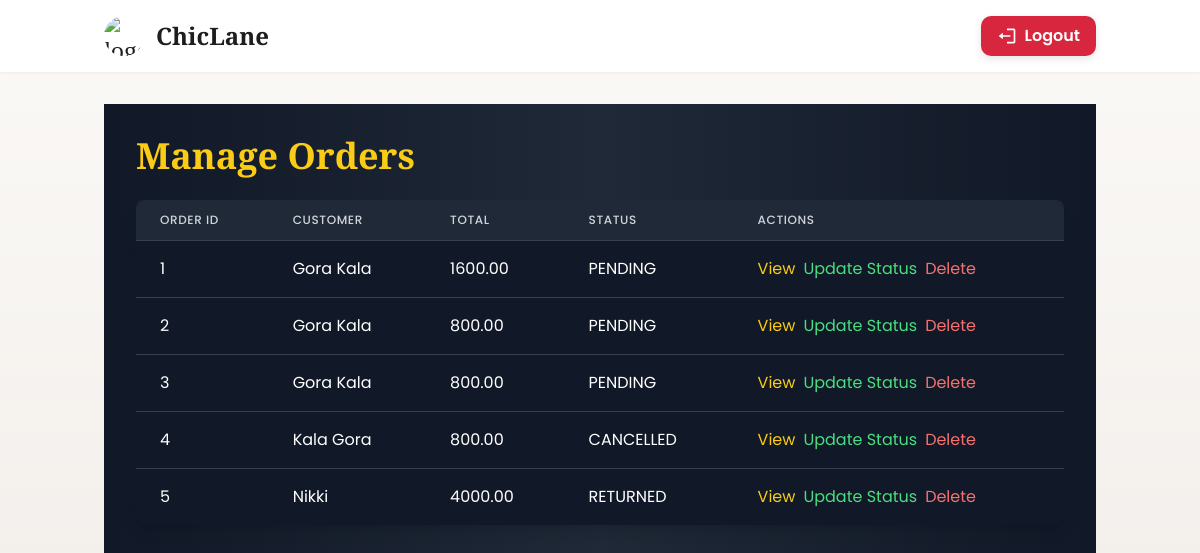
Screenshot of /admin-dashboard/orders/ (signed in) with the database file from the repository.
### store/models.py (models this page shows, shortened)
class Order(models.Model):
    user = models.ForeignKey(User, on_delete=models.SET_NULL, null=True, blank=True, related_name="orders")
    order_number = models.CharField(max_length=40, unique=True, blank=True)
    status = models.CharField(max_length=30, choices=ORDER_STATUS, default="PENDING")
    discount = models.DecimalField(max_digits=10, decimal_places=2, default=0)
    payment_status = models.CharField(max_length=30, choices=PAYMENT_STATUS, default="PENDING")
    total = models.DecimalField(max_digits=12, decimal_places=2)
    created_at = models.DateTimeField(auto_now_add=True)
    shipping_address = models.TextField()
    phone_number = models.CharField(max_length=10, blank=True)

class CustomerProfile(models.Model):
    user = models.OneToOneField(User, on_delete=models.CASCADE, related_name="profile")
    full_name = models.CharField(max_length=100, blank=True)
    phone_number = models.CharField(max_length=10, blank=True)
    address = models.TextField(blank=True)
    loyalty_points = models.PositiveIntegerField(default=0)

### store/views.py (the view)
# urls.py: path('admin-dashboard/orders/', views.manage_orders, name='manage_orders'),
@admin_required
def manage_orders(request):
    orders = Order.objects.all().order_by('-created_at')
    return render(request, "store/manage_orders.html", {"orders": orders})

### store/context_processors.py (called while the page is built)
def cart_and_wishlist_counts(request):
    cart_count = 0
    wishlist_count = 0
    if request.user.is_authenticated:
        cart_count = CartItem.objects.filter(user=request.user).count()
        wishlist_count = Wishlist.objects.filter(user=request.user).count()
    else:
        session_key = request.session.session_key or request.session.create()
        cart_count = CartItem.objects.filter(session_key=session_key).count()
    return {
        "cart_count": cart_count,
        "wishlist_count": wishlist_count,
    }

### store/views.py (called while the page is built)
def admin_required(view_func):
    return user_passes_test(lambda u: u.is_staff, login_url='store:login')(view_func)

### store/templates/store/manage_orders.html (shortened to what this page needs)
{% extends "store/base.html" %}
{% block content %}
<div class="min-h-screen bg-gradient-to-r from-gray-900 via-gray-800 to-gray-900 text-white p-8">
    <div class="max-w-7xl mx-auto">
        <h1 class="text-4xl font-extrabold mb-6 text-yellow-400">Manage Orders</h1>
        <div class="overflow-x-auto rounded-lg bg-black bg-opacity-50 shadow-lg">
            <table class="min-w-full divide-y divide-gray-700">
                <thead class="bg-gray-800">
                    <tr>
                        <th class="px-6 py-3 text-left text-xs font-medium text-gray-300 uppercase tracking-wider">Order ID</th>
                        <th class="px-6 py-3 text-left text-xs font-medium text-gray-300 uppercase tracking-wider">Customer</th>
                        <th class="px-6 py-3 text-left text-xs font-medium text-gray-300 uppercase tracking-wider">Total</th>
                        <th class="px-6 py-3 text-left text-xs font-medium text-gray-300 uppercase tracking-wider">Status</th>
                        <th class="px-6 py-3 text-left text-xs font-medium text-gray-300 uppercase tracking-wider">Actions</th>
                    </tr>
                </thead>
                <tbody class="bg-gray-900 divide-y divide-gray-700">
                    {% for order in orders %}
                    <tr>
                        <td class="px-6 py-4 whitespace-nowrap">{{ forloop.counter }}</td>
                        <td class="px-6 py-4 whitespace-nowrap">{{ order.user.profile.full_name }}</td>
                        <td class="px-6 py-4 whitespace-nowrap">{{ order.total }}</td>
                        <td class="px-6 py-4 whitespace-nowrap">{{ order.status }}</td>
                        <td class="px-6 py-4 whitespace-nowrap flex gap-2">
    <a href="{% url 'store:view_order' order.id %}" class="text-yellow-400 hover:underline">View</a>
    <a href="{% url 'store:update_order_status' order.id %}" class="text-green-400 hover:underline">Update Status</a>
    <form method="post" action="{% url 'store:delete_order' order.id %}" onsubmit="return confirm('Are you sure you want to delete this order?');">
        <button type="submit" class="text-red-400 hover:underline">Delete</button>
    </form>
</td>
                    </tr>
                    {% empty %}
                    <tr>
                        <td colspan="5" class="px-6 py-4 text-center text-gray-400">No orders found.</td>
                    </tr>
                    {% endfor %}
                </tbody>
            </table>
        </div>
    </div>
</div>
{% endblock %}

### static/store/css/custom.css (style rules this page uses)
:root { --gold: #C9A34A; --ivory: #FBF9F6; --charcoal: #1E1E1E; --muted: #767676; }
body { background: var(--ivory); color: var(--charcoal); font-family: 'Inter', sans-serif; }

### store/templates/store/base.html (style rules this page uses)
body { font-family: 'Poppins', sans-serif !important; background: linear-gradient(180deg, #FBF9F6 0%, #F0ECE8 100%); color: #1E1E1E; }
h1, h2, h3, h4, h5, h6 { font-family: 'Playfair Display', serif; }

### rows the page displays
Order: user.profile.full_name "Gora Kala", total "1600.00", status "PENDING"
Order: user.profile.full_name "Gora Kala", total "800.00", status "PENDING"
Order: user.profile.full_name "Gora Kala", total "800.00", status "PENDING"
Order: user.profile.full_name "Kala Gora", total "800.00", status "CANCELLED"
Order: user.profile.full_name "Nikki", total "4000.00", status "RETURNED"
